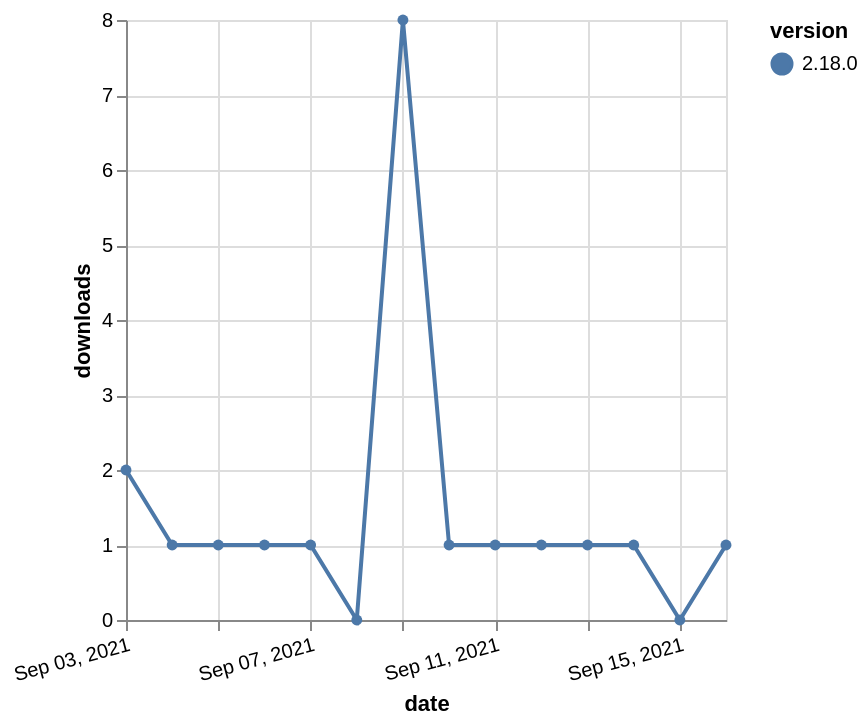

Specify this chart in Vega-Lite:
### Vega-Lite specification from a JSON file in a GitHub repository (floating-point values rounded to 4 significant figures)
{"$schema": "https://vega.github.io/schema/vega-lite/v5.json", "description": "A simple bar chart with embedded data.", "data": {"values": [{"date": "2021-09-03", "total": 510, "delta": 2, "version": "2.18.0"}, {"date": "2021-09-04", "total": 511, "delta": 1, "version": "2.18.0"}, {"date": "2021-09-05", "total": 512, "delta": 1, "version": "2.18.0"}, {"date": "2021-09-06", "total": 513, "delta": 1, "version": "2.18.0"}, {"date": "2021-09-07", "total": 514, "delta": 1, "version": "2.18.0"}, {"date": "2021-09-08", "total": 514, "delta": 0, "version": "2.18.0"}, {"date": "2021-09-09", "total": 522, "delta": 8, "version": "2.18.0"}, {"date": "2021-09-10", "total": 523, "delta": 1, "version": "2.18.0"}, {"date": "2021-09-11", "total": 524, "delta": 1, "version": "2.18.0"}, {"date": "2021-09-12", "total": 525, "delta": 1, "version": "2.18.0"}, {"date": "2021-09-13", "total": 526, "delta": 1, "version": "2.18.0"}, {"date": "2021-09-14", "total": 527, "delta": 1, "version": "2.18.0"}, {"date": "2021-09-15", "total": 527, "delta": 0, "version": "2.18.0"}, {"date": "2021-09-16", "total": 528, "delta": 1, "version": "2.18.0"}]}, "width": "container", "mark": {"type": "line", "point": {"filled": true}}, "encoding": {"x": {"field": "date", "type": "temporal", "timeUnit": "yearmonthdate", "title": "date", "axis": {"labelAngle": -15}}, "y": {"field": "delta", "type": "quantitative", "title": "downloads"}, "color": {"field": "version", "type": "nominal"}, "tooltip": {"field": "delta"}}}
